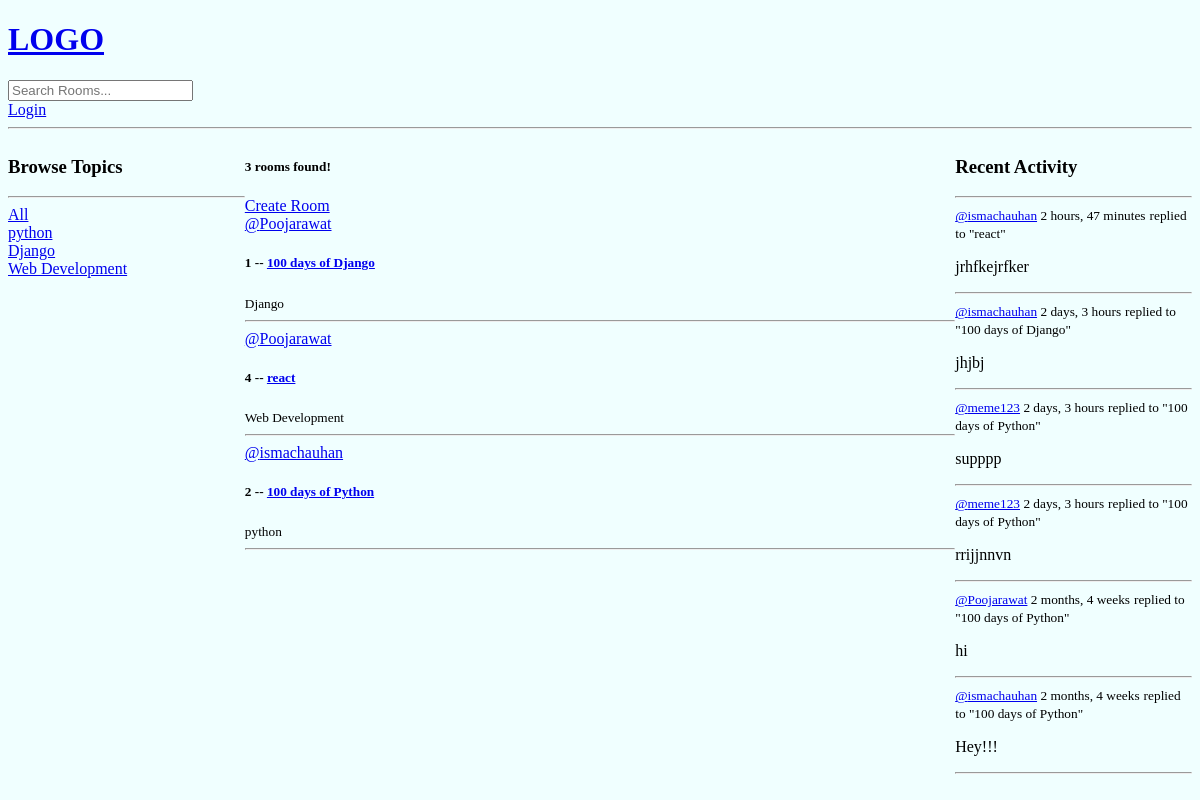
Before: / with the older database file.
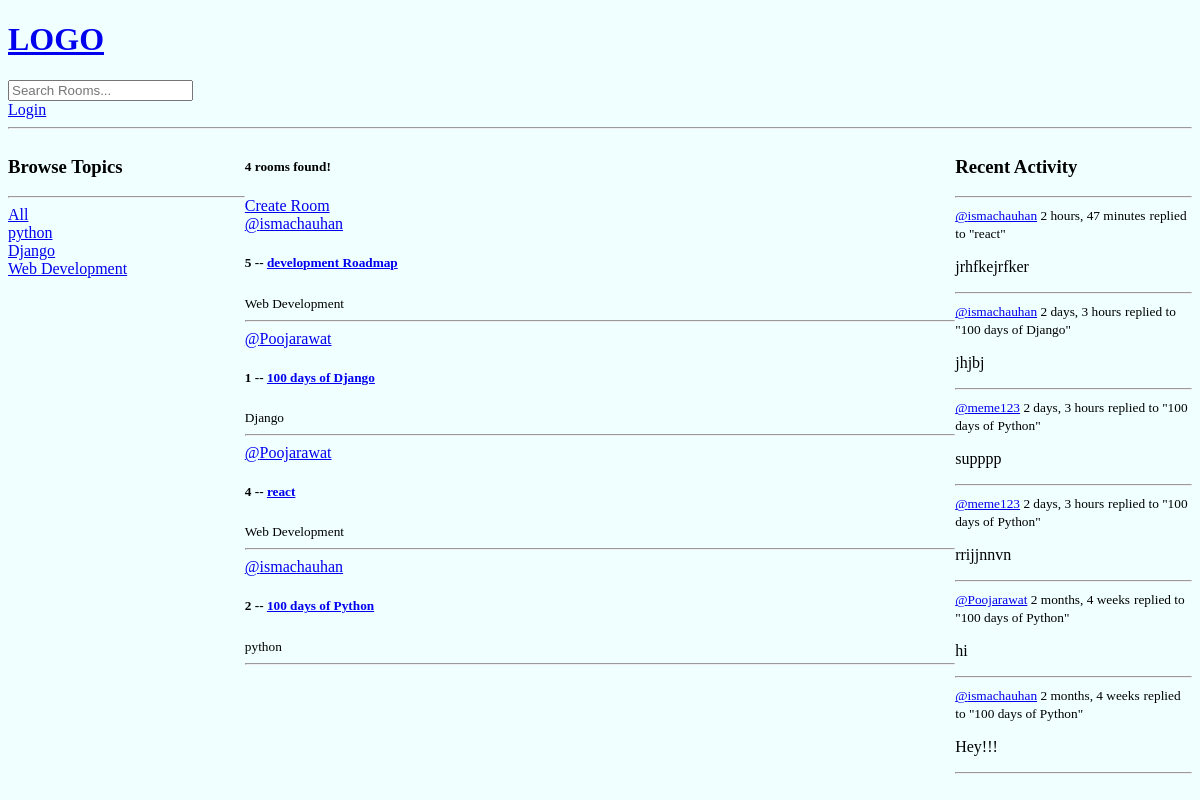
After: the same page with the newer database file.
### base/models.py (models this page shows, shortened)
class Topic(models.Model):
    name=models.CharField(max_length=200)

class Room(models.Model):
    host=models.ForeignKey(User,on_delete=models.SET_NULL,null=True)
    name=models.CharField(max_length=200)
    topic=models.ForeignKey(Topic,on_delete=models.SET_NULL,null=True)
    name=models.CharField(max_length=200)
    description=models.TextField(null=True,blank=True)
    participants=models.ManyToManyField(User, related_name='participants',blank=True)
    updated=models.DateTimeField(auto_now=True)
    created=models.DateTimeField(auto_now_add=True)
    class Meta:
        ordering=['-updated','-created']
    def __str__(self):
        return self.name

class Message(models.Model):
    user=models.ForeignKey(User,on_delete=models.CASCADE)
    room=models.ForeignKey(Room,on_delete=models.CASCADE)
    body=models.TextField()
    updated=models.DateTimeField(auto_now=True)
    created=models.DateTimeField (auto_now_add=True)
    class Meta:
        ordering=['-updated','-created']
    def __str__(self):
        return self.body[0:50]

### base/views.py (the view)
# urls.py: path('',views.home, name="home"),
def home(request):
    q=request.GET.get('q') if request.GET.get('q')!=None else ''
    rooms=Room.objects.filter(Q
                              (topic__name__icontains=q) |
                              Q(name__icontains=q) |
                              Q(description__icontains=q)
                              )
    topics=Topic.objects.all()
    room_count=rooms.count()
    room_messages=Message.objects.filter(Q(room__name__icontains=q))
    context={'rooms': rooms,'topics':topics,'room_count':room_count,'room_messages':room_messages}
    return render(request,'base/home.html',context)

### base/templates/base/home.html (shortened to what this page needs)
{% extends 'main.html' %} {% block content %}
<div class="home-container">
  <div>
    {% include 'base/topics_component.html' %}
  </div>
  <div>
    <h5>{{room_count}} rooms found!</h5>
    <a href="{% url 'create-room' %}">Create Room</a>
    <div>
      {% include 'base/feed_component.html' %}
    </div>
  </div>
  <div>
    {% include 'base/activity_component.html' %}
  </div>
</div>
{% endblock content %}

### base/templates/base/topics_component.html
<h3>Browse Topics</h3>
    <hr />
    <div>
      <a href="{% url 'home' %}">All</a>
    </div>
    {% for topic in topics %}
    <div>
      <a href="{% url 'home' %}?q={{topic.name}}">{{topic.name}}</a>
    </div>
    {% endfor %}

### base/templates/base/feed_component.html (shortened to what this page needs)
{% for room in rooms %}
      <div>
        <a href="{% url 'user-profile' room.host.id %}">@{{room.host.username}}</a>
        <h5>
          {{room.id}} -- <a href="{% url 'room' room.id %}">{{room.name}}</a>
        </h5>
        <small>{{room.topic.name}}</small>
        <hr />
      </div>
      {% endfor %}

### base/templates/base/activity_component.html (shortened to what this page needs)
<h3>Recent Activity</h3>
    <hr />
    {% for message in room_messages %}
    <div>
      <small><a href="{% url 'user-profile' message.user.id %}">@{{message.user}}</a> {{message.created|timesince}}</small>
      <small>replied to "{{message.room}}"</small>
      <p>{{message}}</p>
      <hr>
    </div>
    {% endfor %}

Changed rows visible on the page:
added Room: host.username "ismachauhan", id "5", name "development Roadmap", topic.name "Web Development"
Other visible differences:
{{ room_count }}: "3" → "4"
